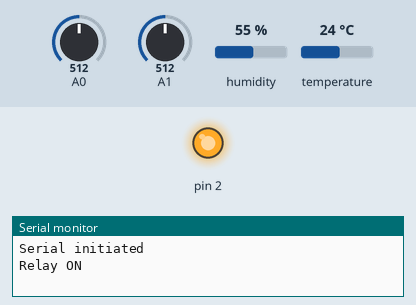
A sketch run on a simulated Arduino Uno, built with avr-gcc and run on an emulated ATmega328P. Parts: output pins drawn as LEDs (lit = HIGH), the last lines printed to the serial monitor. Inputs (shaded band) come from the test bench; at power-on: A0 = 512, A1 = 512, humidity 55 %, temperature 24 °C.

Above: at 0.5 s.
At 3.5 s:
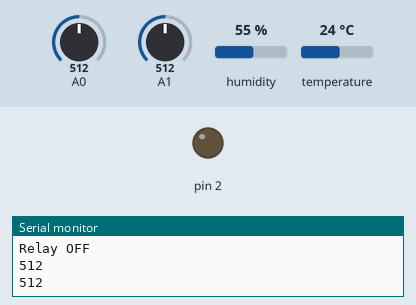
Timing chart, 0 to 7.9 s (numbered marks = the images above):
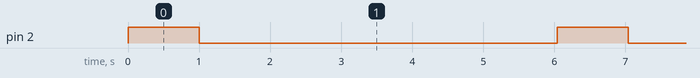

Measured:
- by itself, pin 2: alternates HIGH for 1.0 s and LOW for 5.0 s

The sketch:

D2_HIGH_LOW.ino
```cpp
#include <SHT1x.h>

const int shtSDA = 7;
const int shtSCL = 8;

SHT1x sht1x(7, 8);

void setup() {
  Serial.begin(9600);
  Serial.println("Serial initiated");

  pinMode(2, OUTPUT);
  digitalWrite(2, LOW);
}

void loop() {
  digitalWrite(2, HIGH);
  Serial.println("Relay ON");
  delay(1000);
  digitalWrite(2, LOW);
  Serial.println("Relay OFF");
  delay(1000);
  int light = analogRead(A0);
  Serial.println(light);
  delay(1000);
  int smoke = analogRead(A1);
  Serial.println(smoke);
  delay(1000);
  float tempF = sht1x.readTemperatureF();
  Serial.println(tempF);
  delay(1000);
  float humidity = sht1x.readHumidity();
  Serial.println(humidity);
  delay(1000);
}
```
